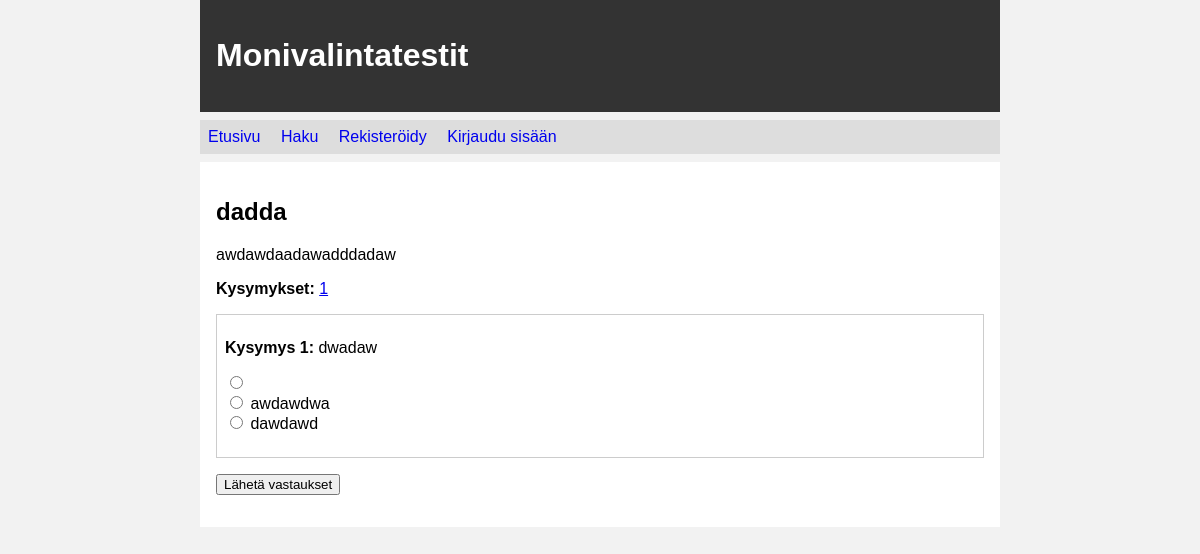
The page /attempt_set/1 on the database its author committed.
### tables this page shows
CREATE TABLE sets (
        id INTEGER PRIMARY KEY,
        title TEXT,
        description TEXT,
        user_id INTEGER REFERENCES users,
        category_id INTEGER REFERENCES categories,
        created_at TEXT
    );

CREATE TABLE questions (
        id INTEGER PRIMARY KEY,
        set_id INTEGER REFERENCES sets,
        question_text TEXT,
        answer1 TEXT,
        answer2 TEXT,
        answer3 TEXT,
        correct_answer INTEGER
    );

### app.py (the view, shortened to what this page needs)
@app.route("/attempt_set/<int:set_id>", methods=["GET", "POST"])
def attempt_set(set_id):
    s = get_set(set_id)
    if not s:
        abort(404)
    qs = get_questions(set_id)
    if request.method == "GET":
        return render_template("attempt_set.html", s=s, questions=qs)

### app.py (called while the page is built)
def get_set(set_id):
    rows = db.query("""SELECT s.*, c.name AS category_name, u.username
                       FROM sets s
                       LEFT JOIN categories c ON s.category_id=c.id
                       JOIN users u ON s.user_id=u.id
                       WHERE s.id=?""", [set_id])
    return rows[0] if rows else None

def get_questions(set_id):
    return db.query("""SELECT * FROM questions WHERE set_id=?""", [set_id])

### db.py (called while the page is built)
def get_connection():
    con = sqlite3.connect("database.db")
    con.execute("PRAGMA foreign_keys = ON")
    con.row_factory = sqlite3.Row
    return con

def query(sql, params=None):
    if params is None:
        params = []
    con = get_connection()
    try:
        return con.execute(sql, params).fetchall()
    finally:
        con.close()

### templates/attempt_set.html (shortened to what this page needs)
{% extends "layout.html" %}
{% block content %}
<h2>{{ s.title }}</h2>
<p>{{ s.description }}</p>
<p><b>Kysymykset:</b>
{% for q in questions %}
  <a href="#q{{ q.id }}">{{ loop.index }}</a>
{% endfor %}
</p>
<form action="/attempt_set/{{ s.id }}" method="post">
  {% for q in questions %}
  <div class="question" id="q{{ q.id }}">
    <p><b>Kysymys {{ loop.index }}:</b> {{ q.question_text }}</p>
    <p>
      <label>
        <input type="radio" name="question_{{ q.id }}" value="1">
      </label><br>
      <label>
        <input type="radio" name="question_{{ q.id }}" value="2">
        {{ q.answer2 }}
      </label><br>
      <label>
        <input type="radio" name="question_{{ q.id }}" value="3">
        {{ q.answer3 }}
      </label>
    </p>
  </div>
  {% endfor %}
  <p>
    <input type="submit" value="Lähetä vastaukset">
  </p>
</form>
{% endblock %}

### static/main.css (style rules this page uses)
body { margin: auto; max-width: 50em; font-family: sans-serif; background-color: #f2f2f2; }
.set-box, .question { border: 1px solid #ccc; margin: 1em 0; padding: 0.5em; }

### rows shown on the page
sets: title "dadda", description "awdawdaadawadddadaw"
questions: question_text "dwadaw", answer2 "awdawdwa", answer3 "dawdawd"
